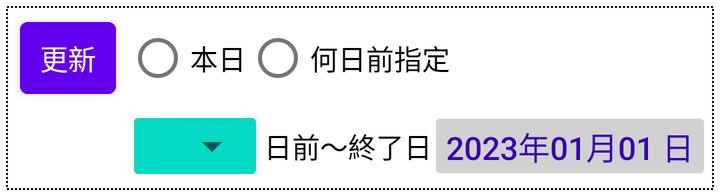
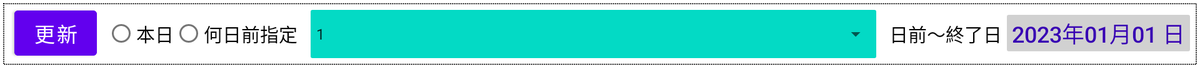

First picture: res/layout/ on a phone held upright. Second picture: the repository's own variant of that layout, on a device whose configuration matches the variant's folder. Source for both follows.
<!-- AndroidManifest.xml: application theme Theme.WeatherDataViewer -->
<!-- res/layout/frag_today_graph_bottom_container.xml -->
<?xml version="1.0" encoding="utf-8"?>
<androidx.constraintlayout.widget.ConstraintLayout
    xmlns:android="http://schemas.android.com/apk/res/android"
    xmlns:app="http://schemas.android.com/apk/res-auto"
    android:layout_width="match_parent"
    android:layout_height="wrap_content"
    android:padding="@dimen/bottom_controls_container_padding"
    style="@style/StyleBottomControlsContainer"
    >
    <Button
        android:id="@+id/btnTodayGraphUpdate"
        android:text="@string/lbl_btn_update"
        style="@style/StyleButtonUpdate"
        app:layout_constraintStart_toStartOf="parent"
        app:layout_constraintTop_toTopOf="parent"
        />
    <RadioGroup
        android:id="@+id/radioDayGroup"
        android:layout_width="wrap_content"
        android:layout_height="wrap_content"
        android:layout_marginStart="@dimen/general_horizontal_margin"
        android:orientation="horizontal"
        app:layout_constraintStart_toEndOf="@id/btnTodayGraphUpdate"
        app:layout_constraintTop_toTopOf="@id/btnTodayGraphUpdate"
        app:layout_constraintBottom_toBottomOf="@id/btnTodayGraphUpdate"
        >
        <RadioButton
            android:id="@+id/radioToday"
            android:text="@string/lbl_radio_today"
            style="@style/StyleTodayRadio"
            />
        <RadioButton
            android:id="@+id/radioRange"
            android:text="@string/lbl_radio_before_day"
            style="@style/StyleTodayRadio"
            />
    </RadioGroup>
    
    
    
    <LinearLayout
        android:id="@+id/SpinnerBeforeDayFrame"
        style="@style/StyleContainerWithinSpinner"
        app:layout_constraintStart_toEndOf="@+id/guideFragTodayGraphBtnEnd"
        app:layout_constraintEnd_toStartOf="@id/tvLblJpTo"
        app:layout_constraintTop_toBottomOf="@id/btnTodayGraphUpdate"
        >
        <Spinner
            android:id="@+id/spinnerBeforeDay"
            style="@style/StyleSpinnerInContainer"
            android:entries="@array/beforeDays"
            />
    </LinearLayout>
    <TextView
        android:id="@+id/tvLblJpTo"
        android:layout_margin="2dp"
        android:layout_gravity="center_vertical"
        android:text="@string/lbl_jp_to"
        style="@style/StyleTextViewBothSideSpinner"
        app:layout_constraintEnd_toStartOf="@id/inpTvStartDay"
        app:layout_constraintTop_toTopOf="@id/SpinnerBeforeDayFrame"
        app:layout_constraintBottom_toBottomOf="@id/SpinnerBeforeDayFrame"
        />
    <TextView
        android:id="@+id/inpTvStartDay"
        android:layout_margin="3dp"
        android:layout_gravity="center_vertical"
        android:text="@string/init_show_date_value"
        style="@style/StyleFramedPickerView"
        app:layout_constraintEnd_toEndOf="parent"
        app:layout_constraintTop_toTopOf="@id/SpinnerBeforeDayFrame"
        app:layout_constraintBottom_toBottomOf="@id/SpinnerBeforeDayFrame"
        >
        
        <tag android:id="@id/inpTvStartDay" android:value="@string/init_tag_date_value" />
    </TextView>

    <androidx.constraintlayout.widget.Guideline
        android:id="@+id/guideFragTodayGraphBtnEnd"
        android:layout_width="wrap_content"
        android:layout_height="wrap_content"
        android:orientation="vertical"
        app:layout_constraintStart_toEndOf="@id/btnTodayGraphUpdate"
        />
</androidx.constraintlayout.widget.ConstraintLayout>
<!-- resources referenced by this layout -->
<resources>
  <string-array name="beforeDays">
          <item>1</item>
          <item>2</item>
          <item>3</item>
          <item>7</item>
      </string-array>
  <dimen name="bottom_controls_container_padding">2dp</dimen>
  <dimen name="general_horizontal_margin">5dp</dimen>
  <string name="init_show_date_value">2023年01月01 日</string>
  <string name="init_tag_date_value">2023–01–01</string>
  <string name="lbl_btn_update">更新</string>
  <string name="lbl_jp_to">日前〜終了日</string>
  <string name="lbl_radio_before_day">何日前指定</string>
  <string name="lbl_radio_today">本日</string>
  <style name="StyleBottomControlsContainer">
          <item name="android:orientation">horizontal</item>&gt;
          <item name="android:layout_margin">@dimen/frame_margin</item>
          <item name="android:padding">@dimen/bottom_controls_padding</item>
          <item name="android:background">@drawable/frame_background</item>
      </style>
  <style name="StyleTextViewBothSideSpinner" parent="BaseStyleTextViewBothSidesSpinner">
          <item name="android:textAppearance">@android:style/TextAppearance.Material.Body1</item>
      </style>
  <style name="StyleTodayRadio" parent="BaseStyleTodayRadio">
          <item name="android:textAppearance">@style/TextAppearance.AppCompat.Small</item>
          <item name="android:textColor">?attr/myAppPrimaryTextColor</item>
      </style>
  <dimen name="frame_margin">3dp</dimen>
  <dimen name="bottom_controls_padding">3dp</dimen>
  <dimen name="button_min_height">48dp</dimen>
  <dimen name="spinner_height">40dp</dimen>
  <dimen name="spinner_frame_padding">2dp</dimen>
  <dimen name="picker_view_margin_start">5dp</dimen>
  <dimen name="picker_view_text_size">16sp</dimen>
  <style name="BaseStyleTextViewBothSidesSpinner">
          <item name="android:layout_width">wrap_content</item>
          <item name="android:layout_height">wrap_content</item>
          <item name="android:textColor">@color/black</item>
      </style>
  <style name="BaseStyleTodayRadio">
          <item name="android:layout_width">wrap_content</item>
          <item name="android:layout_height">wrap_content</item>
      </style>
  <color name="purple_500">#FF6200EE</color>
  <color name="purple_700">#FF3700B3</color>
  <color name="white">#FFFFFFFF</color>
  <color name="teal_200">#FF03DAC5</color>
  <color name="teal_700">#FF018786</color>
  <color name="black">#FF000000</color>
  <dimen name="disabledAlpha">0.26</dimen>
  <color name="solid_red">#ffff0000</color>
  <style name="MyAppActionBar" parent="@style/Widget.AppCompat.Light.ActionBar.Solid">
          <item name="titleTextStyle">@style/MyAppActionBar.TitleTextStyle</item>
          <item name="subtitleTextColor">@style/MyAppActionBar.SubtitleTextStyle</item>
      </style>
  <dimen name="button_label_padding">3dp</dimen>
  <dimen name="button_label_padding_horizontal">3dp</dimen>
  <style name="BaseTextViewTitle" parent="@android:style/TextAppearance.Material.Title">
          <item name="android:layout_width">wrap_content</item>
          <item name="android:layout_height">wrap_content</item>
      </style>
  <dimen name="picker_view_padding_vertical">2dp</dimen>
  <dimen name="picker_view_padding_horizontal">5dp</dimen>
  <color name="inp_text_frame_bg_color">#4d666666</color>
  <color name="title_frame_bg_color">#4d808080</color>
  <style name="MyAppActionBar.TitleTextStyle" parent="@style/TextAppearance.AppCompat.Widget.ActionBar.Title">
          <item name="android:textSize">@dimen/action_bar_title_text_size</item>
      </style>
  <style name="MyAppActionBar.SubtitleTextStyle" parent="@style/TextAppearance.AppCompat.Widget.ActionBar.Subtitle">
          <item name="android:textSize">@dimen/action_bar_subtitle_text_size</item>
      </style>
  <color name="gray">#FFCCCCCC</color>
  <dimen name="action_bar_title_text_size">17sp</dimen>
  <dimen name="action_bar_subtitle_text_size">13sp</dimen>
</resources>
<!-- res/layout-sw720dp/frag_today_graph_bottom_container.xml (the repository's variant of the layout above) -->
<!-- drawn on a large tablet held sideways -->
<?xml version="1.0" encoding="utf-8"?>
<androidx.constraintlayout.widget.ConstraintLayout
    xmlns:android="http://schemas.android.com/apk/res/android"
    xmlns:app="http://schemas.android.com/apk/res-auto"
    android:layout_width="match_parent"
    android:layout_height="wrap_content"
    android:padding="@dimen/bottom_controls_container_padding"
    style="@style/StyleBottomControlsContainer"
    >
    <Button
        android:id="@+id/btnTodayGraphUpdate"
        android:text="@string/lbl_btn_update"
        style="@style/StyleButtonUpdateFor720dp"
        app:layout_constraintStart_toStartOf="parent"
        app:layout_constraintTop_toTopOf="parent"
        />
    <RadioGroup
        android:id="@+id/radioDayGroup"
        style="@style/StyleRadioGroupForTablet"
        app:layout_constraintStart_toEndOf="@id/btnTodayGraphUpdate"
        app:layout_constraintTop_toTopOf="@id/btnTodayGraphUpdate"
        app:layout_constraintBottom_toBottomOf="@id/btnTodayGraphUpdate"
        >
        <RadioButton
            android:id="@+id/radioToday"
            android:text="@string/lbl_radio_today"
            style="@style/StyleTodayRadioFor10inch"
            />
        <RadioButton
            android:id="@+id/radioRange"
            android:text="@string/lbl_radio_before_day"
            style="@style/StyleTodayRadioFor10inch"
            />
    </RadioGroup>
    
    <LinearLayout
        android:id="@+id/SpinnerBeforeDayFrame"
        android:layout_marginStart="10dp"
        android:layout_marginEnd="10dp"
        style="@style/StyleContainerWithinSpinner"
        app:layout_constraintStart_toEndOf="@id/radioDayGroup"
        app:layout_constraintEnd_toStartOf="@id/tvLblJpTo"
        app:layout_constraintTop_toTopOf="@id/btnTodayGraphUpdate"
        app:layout_constraintBottom_toBottomOf="@id/btnTodayGraphUpdate"
        >
        <Spinner
            android:id="@+id/spinnerBeforeDay"
            style="@style/StyleSpinnerInContainer"
            android:entries="@array/beforeDays"
            />
    </LinearLayout>
    <TextView
        android:id="@+id/tvLblJpTo"
        android:layout_margin="5dp"
        android:layout_gravity="center_vertical"
        android:text="@string/lbl_jp_to"
        style="@style/StyleTextViewBothSidesSpinner10inch"
        app:layout_constraintEnd_toStartOf="@id/inpTvStartDay"
        app:layout_constraintTop_toTopOf="@id/btnTodayGraphUpdate"
        app:layout_constraintBottom_toBottomOf="@id/btnTodayGraphUpdate"
        />
    <TextView
        android:id="@+id/inpTvStartDay"
        android:layout_marginStart="10dp"
        android:layout_marginEnd="10dp"
        android:layout_gravity="center_vertical"
        android:text="@string/init_show_date_value"
        style="@style/StyleFramedPickerView"
        app:layout_constraintEnd_toEndOf="parent"
        app:layout_constraintTop_toTopOf="@id/btnTodayGraphUpdate"
        app:layout_constraintBottom_toBottomOf="@id/btnTodayGraphUpdate"
        >
        
        <tag android:id="@id/inpTvStartDay" android:value="@string/init_tag_date_value" />
    </TextView>
</androidx.constraintlayout.widget.ConstraintLayout>
<!-- resources referenced by the variant -->
<!-- as a large tablet held sideways resolves them -->
<resources>
  <string-array name="beforeDays">
          <item>1</item>
          <item>2</item>
          <item>3</item>
          <item>7</item>
      </string-array>
  <dimen name="bottom_controls_container_padding">2dp</dimen>
  <string name="init_show_date_value">2023年01月01 日</string>
  <string name="init_tag_date_value">2023–01–01</string>
  <string name="lbl_btn_update">更新</string>
  <string name="lbl_jp_to">日前〜終了日</string>
  <string name="lbl_radio_before_day">何日前指定</string>
  <string name="lbl_radio_today">本日</string>
  <style name="StyleButtonUpdateFor720dp" parent="BaseButtonStyle">
          <item name="android:textSize">@dimen/button_label_text_size</item>
          <item name="android:textColor">?attr/updateButtonTextColor</item>
      </style>
  <style name="StyleTextViewBothSidesSpinner10inch" parent="BaseStyleTextViewBothSidesSpinner">
          <item name="android:textAppearance">@android:style/TextAppearance.Material.Title</item>
      </style>
  <style name="StyleTodayRadioFor10inch" parent="BaseStyleTodayRadio">
          <item name="android:textAppearance">@style/TextAppearance.AppCompat.Title</item>
          <item name="android:textColor">?attr/myAppPrimaryTextColor</item>
      </style>
  <dimen name="frame_margin">3dp</dimen>
  <dimen name="bottom_controls_padding">3dp</dimen>
  <!-- from res/values-sw720dp/ -->
  <dimen name="button_label_text_size">22sp</dimen>
  <!-- from res/values-sw720dp/ -->
  <dimen name="spinner_height">64dp</dimen>
  <!-- from res/values-sw720dp/ -->
  <dimen name="general_horizontal_margin">10dp</dimen>
  <dimen name="spinner_frame_padding">2dp</dimen>
  <dimen name="picker_view_margin_start">5dp</dimen>
  <!-- from res/values-sw720dp/ -->
  <dimen name="picker_view_text_size">24sp</dimen>
  <style name="BaseStyleTextViewBothSidesSpinner">
          <item name="android:layout_width">wrap_content</item>
          <item name="android:layout_height">wrap_content</item>
          <item name="android:textColor">@color/black</item>
      </style>
  <style name="BaseStyleTodayRadio">
          <item name="android:layout_width">wrap_content</item>
          <item name="android:layout_height">wrap_content</item>
      </style>
  <color name="purple_500">#FF6200EE</color>
  <color name="purple_700">#FF3700B3</color>
  <color name="white">#FFFFFFFF</color>
  <color name="teal_200">#FF03DAC5</color>
  <color name="teal_700">#FF018786</color>
  <color name="black">#FF000000</color>
  <!-- from res/values-sw720dp/ -->
  <dimen name="disabledAlpha">0.26</dimen>
  <color name="solid_red">#ffff0000</color>
  <!-- from res/values-sw720dp/ -->
  <dimen name="button_label_padding">8dp</dimen>
  <!-- from res/values-sw720dp/ -->
  <dimen name="button_label_padding_horizontal">10dp</dimen>
  <style name="BaseTextViewTitle" parent="@android:style/TextAppearance.Material.Title">
          <item name="android:layout_width">wrap_content</item>
          <item name="android:layout_height">wrap_content</item>
      </style>
  <dimen name="picker_view_padding_vertical">2dp</dimen>
  <dimen name="picker_view_padding_horizontal">5dp</dimen>
  <color name="inp_text_frame_bg_color">#4d666666</color>
  <color name="title_frame_bg_color">#4d808080</color>
  <style name="MyAppActionBar.TitleTextStyle" parent="@style/TextAppearance.AppCompat.Widget.ActionBar.Title">
          <item name="android:textSize">@dimen/action_bar_title_text_size</item>
      </style>
  <style name="MyAppActionBar.SubtitleTextStyle" parent="@style/TextAppearance.AppCompat.Widget.ActionBar.Subtitle">
          <item name="android:textSize">@dimen/action_bar_subtitle_text_size</item>
      </style>
  <color name="gray">#FFCCCCCC</color>
  <!-- from res/values-sw720dp/ -->
  <dimen name="action_bar_title_text_size">22sp</dimen>
  <!-- from res/values-sw720dp/ -->
  <dimen name="action_bar_subtitle_text_size">18sp</dimen>
</resources>
